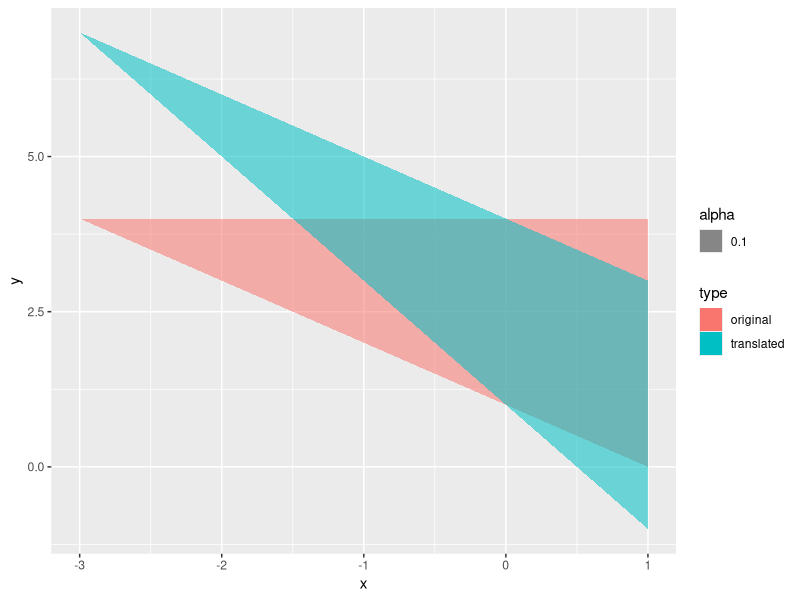

Write the R code that produced this figure.
library(MASS)
library(ggplot2)

P_matrix <- matrix(c(
    1, 0,
    1, 4,
    -3, 4
), 2)
T_matrix <- matrix(c(
    1, -1,
    0, 1
), 2)

T_points <- T_matrix %*% P_matrix

df <- data.frame(t(cbind(P_matrix, T_points)), type=rep(c("original", "translated"), each=3))
names(df)[1:2] <- c("x", "y")

ggplot(df, aes(x, y, fill=type, alpha=0.1)) + geom_polygon()
